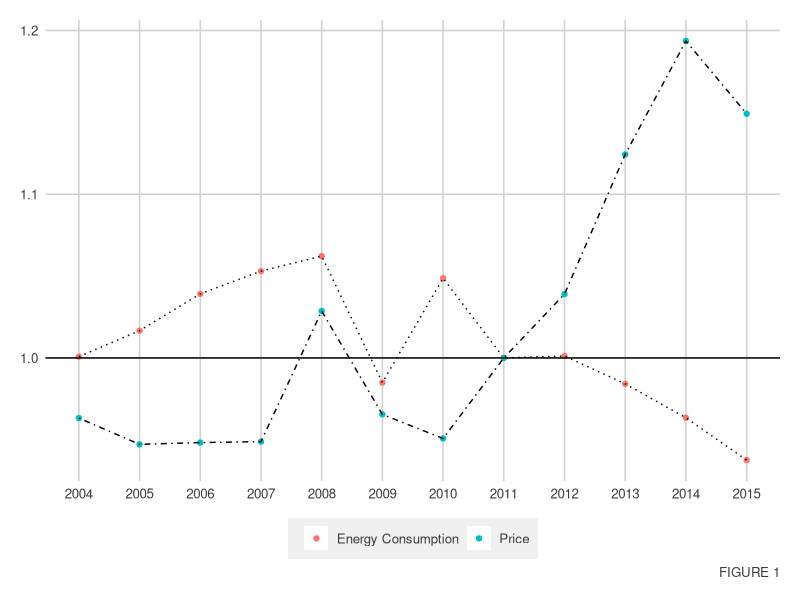

This chart was generated by the following R code:
#### Preamble ####
# Purpose: Generates Figure 1.
# Date: 14 February 2024
# License: MIT

library(tidyverse)
library(ggthemes)

data <- read_csv("data/analysis_data/consumption.csv")
data

data <- data |>
  select(year, total_energy, price) |>
  group_by(year) |>
  summarise(total_energy = mean(total_energy), price = mean(price))
mean_price_2011 <- 16.92426	
mean_consumption_2011 <- 7163859

data <- data |>
  mutate(
    relative_consumption = total_energy/mean_consumption_2011,
    relative_price = price/mean_price_2011
  )
data |>
  select(year, relative_consumption, relative_price)

plot <- data |>
  ggplot(
    mapping = aes(x = year)
  ) +
  theme_fivethirtyeight() +
  theme(
    plot.background = element_rect(fill = "white"),
    panel.grid = element_line(color = "black"),
    panel.background = element_rect(fill = "white")
  ) +
  scale_x_continuous(breaks = data$year) +
  geom_point(aes(y = relative_consumption, color = "Energy Consumption")) +
  geom_path(aes(y = relative_consumption), linetype = "dotted") +
  geom_point(aes(y = relative_price, color = "Price")) +
  geom_path(aes(y = relative_price), linetype="dotdash") +
  geom_hline(yintercept = 1) +
  labs(caption = "FIGURE 1", color = "")

ggsave("other/figures/figure2.png", plot)
